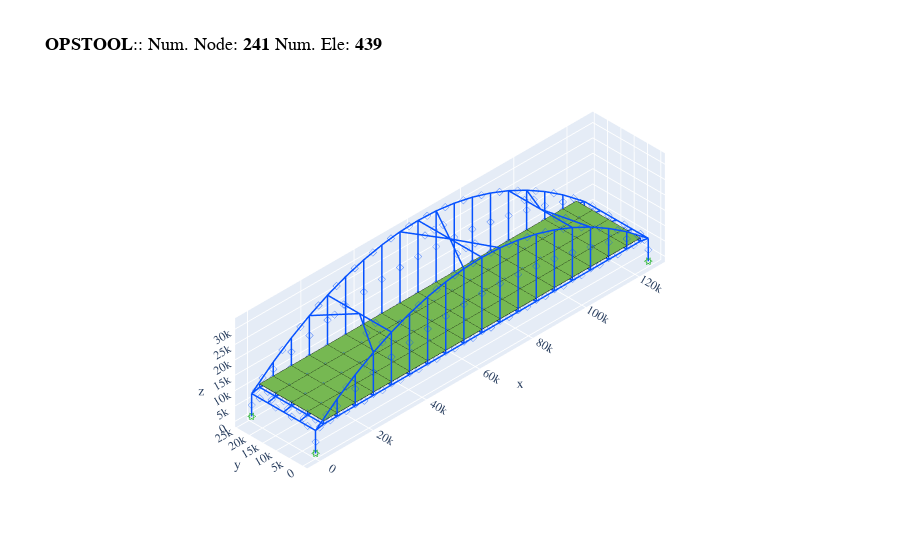

Notebook code cell kept with this figure:
### Code cell
fig = opsvis.plot_model()
fig.show()
# fig.show(renderer="jupyterlab")
# fig.show(renderer="notebook")
# fig.show(renderer="browser")
# fig.show()  # for auto
# fig.write_html("**.html")

### Figure 1 — Plotly figure (JSON) as saved in the notebook; plotly's stock layout.template omitted (floating-point values rounded to 4 significant figures; data arrays with more than 128 entries replaced by an {"elided": "..."} marker saying what was removed)
{"data": [{"color": "#76b852", "hoverinfo": "skip", "i": {"elided": "144 int values"}, "j": {"elided": "144 int values"}, "k": {"elided": "144 int values"}, "name": "ShellMITC4", "opacity": 1, "type": "mesh3d", "x": {"elided": "288 int values"}, "y": {"elided": "288 int values"}, "z": {"elided": "288 int values"}}, {"connectgaps": false, "hoverinfo": "skip", "line": {"color": "black", "width": 1}, "mode": "lines", "name": "Edge", "type": "scatter3d", "x": {"elided": "432 int values"}, "y": {"elided": "432 int values"}, "z": {"elided": "432 int values"}}, {"connectgaps": false, "hoverinfo": "skip", "line": {"color": "#0652ff", "width": 3}, "mode": "lines", "name": "ElasticBeam3d", "type": "scatter3d", "x": {"elided": "1101 int values"}, "y": {"elided": "1101 int values"}, "z": {"elided": "1101 int values"}}, {"customdata": {"elided": "367 str values"}, "hovertemplate": "%{customdata}", "marker": {"color": "#0652ff", "size": 2, "symbol": "diamond-open"}, "mode": "markers", "name": "ElasticBeam3d", "type": "scatter3d", "x": {"elided": "367 int values"}, "y": {"elided": "367 int values"}, "z": {"elided": "367 float values"}}, {"customdata": ["eleTag: 368<br>connectedNodes:<br> [104 109 108 103]", "eleTag: 369<br>connectedNodes:<br> [103 108 107 102]", "eleTag: 370<br>connectedNodes:<br> [102 107 106 101]", "eleTag: 371<br>connectedNodes:<br> [101 106 105 100]", "eleTag: 372<br>connectedNodes:<br> [109 114 113 108]", "eleTag: 373<br>connectedNodes:<br> [108 113 112 107]", "eleTag: 374<br>connectedNodes:<br> [107 112 111 106]", "eleTag: 375<br>connectedNodes:<br> [106 111 110 105]", "eleTag: 376<br>connectedNodes:<br> [114 119 118 113]", "eleTag: 377<br>connectedNodes:<br> [113 118 117 112]", "eleTag: 378<br>connectedNodes:<br> [112 117 116 111]", "eleTag: 379<br>connectedNodes:<br> [111 116 115 110]", "eleTag: 380<br>connectedNodes:<br> [119 124 123 118]", "eleTag: 381<br>connectedNodes:<br> [118 123 122 117]", "eleTag: 382<br>connectedNodes:<br> [117 122 121 116]", "eleTag: 383<br>connectedNodes:<br> [116 121 120 115]", "eleTag: 384<br>connectedNodes:<br> [124 129 128 123]", "eleTag: 385<br>connectedNodes:<br> [123 128 127 122]", "eleTag: 386<br>connectedNodes:<br> [122 127 126 121]", "eleTag: 387<br>connectedNodes:<br> [121 126 125 120]", "eleTag: 388<br>connectedNodes:<br> [129 134 133 128]", "eleTag: 389<br>connectedNodes:<br> [128 133 132 127]", "eleTag: 390<br>connectedNodes:<br> [127 132 131 126]", "eleTag: 391<br>connectedNodes:<br> [126 131 130 125]", "eleTag: 392<br>connectedNodes:<br> [134 139 138 133]", "eleTag: 393<br>connectedNodes:<br> [133 138 137 132]", "eleTag: 394<br>connectedNodes:<br> [132 137 136 131]", "eleTag: 395<br>connectedNodes:<br> [131 136 135 130]", "eleTag: 396<br>connectedNodes:<br> [139 144 143 138]", "eleTag: 397<br>connectedNodes:<br> [138 143 142 137]", "eleTag: 398<br>connectedNodes:<br> [137 142 141 136]", "eleTag: 399<br>connectedNodes:<br> [136 141 140 135]", "eleTag: 400<br>connectedNodes:<br> [144 149 148 143]", "eleTag: 401<br>connectedNodes:<br> [143 148 147 142]", "eleTag: 402<br>connectedNodes:<br> [142 147 146 141]", "eleTag: 403<br>connectedNodes:<br> [141 146 145 140]", "eleTag: 404<br>connectedNodes:<br> [149 154 153 148]", "eleTag: 405<br>connectedNodes:<br> [148 153 152 147]", "eleTag: 406<br>connectedNodes:<br> [147 152 151 146]", "eleTag: 407<br>connectedNodes:<br> [146 151 150 145]", "eleTag: 408<br>connectedNodes:<br> [154 159 158 153]", "eleTag: 409<br>connectedNodes:<br> [153 158 157 152]", "eleTag: 410<br>connectedNodes:<br> [152 157 156 151]", "eleTag: 411<br>connectedNodes:<br> [151 156 155 150]", "eleTag: 412<br>connectedNodes:<br> [159 164 163 158]", "eleTag: 413<br>connectedNodes:<br> [158 163 162 157]", "eleTag: 414<br>connectedNodes:<br> [157 162 161 156]", "eleTag: 415<br>connectedNodes:<br> [156 161 160 155]", "eleTag: 416<br>connectedNodes:<br> [164 169 168 163]", "eleTag: 417<br>connectedNodes:<br> [163 168 167 162]", "eleTag: 418<br>connectedNodes:<br> [162 167 166 161]", "eleTag: 419<br>connectedNodes:<br> [161 166 165 160]", "eleTag: 420<br>connectedNodes:<br> [169 174 173 168]", "eleTag: 421<br>connectedNodes:<br> [168 173 172 167]", "eleTag: 422<br>connectedNodes:<br> [167 172 171 166]", "eleTag: 423<br>connectedNodes:<br> [166 171 170 165]", "eleTag: 424<br>connectedNodes:<br> [174 179 178 173]", "eleTag: 425<br>connectedNodes:<br> [173 178 177 172]", "eleTag: 426<br>connectedNodes:<br> [172 177 176 171]", "eleTag: 427<br>connectedNodes:<br> [171 176 175 170]", "eleTag: 428<br>connectedNodes:<br> [179 184 183 178]", "eleTag: 429<br>connectedNodes:<br> [178 183 182 177]", "eleTag: 430<br>connectedNodes:<br> [177 182 181 176]", "eleTag: 431<br>connectedNodes:<br> [176 181 180 175]", "eleTag: 432<br>connectedNodes:<br> [184 189 188 183]", "eleTag: 433<br>connectedNodes:<br> [183 188 187 182]", "eleTag: 434<br>connectedNodes:<br> [182 187 186 181]", "eleTag: 435<br>connectedNodes:<br> [181 186 185 180]", "eleTag: 436<br>connectedNodes:<br> [189 190 191 188]", "eleTag: 437<br>connectedNodes:<br> [188 191 192 187]", "eleTag: 438<br>connectedNodes:<br> [187 192 193 186]", "eleTag: 439<br>connectedNodes:<br> [186 193 194 185]"], "hovertemplate": "%{customdata}", "marker": {"color": "#76b852", "size": 2, "symbol": "diamond-open"}, "mode": "markers", "name": "ShellMITC4", "type": "scatter3d", "x": [5550, 5550, 5550, 5550, 11500, 11500, 11500, 11500, 18300, 18300, 18300, 18300, 25100, 25100, 25100, 25100, 31900, 31900, 31900, 31900, 38700, 38700, 38700, 38700, 45500, 45500, 45500, 45500, 52300, 52300, 52300, 52300, 59100, 59100, 59100, 59100, 65900, 65900, 65900, 65900, 72700, 72700, 72700, 72700, 79500, 79500, 79500, 79500, 86300, 86300, 86300, 86300, 93100, 93100, 93100, 93100, 99900, 99900, 99900, 99900, 106700, 106700, 106700, 106700, 113500, 113500, 113500, 113500, 119450, 119450, 119450, 119450], "y": [21000, 15000, 9000, 3000, 21000, 15000, 9000, 3000, 21000, 15000, 9000, 3000, 21000, 15000, 9000, 3000, 21000, 15000, 9000, 3000, 21000, 15000, 9000, 3000, 21000, 15000, 9000, 3000, 21000, 15000, 9000, 3000, 21000, 15000, 9000, 3000, 21000, 15000, 9000, 3000, 21000, 15000, 9000, 3000, 21000, 15000, 9000, 3000, 21000, 15000, 9000, 3000, 21000, 15000, 9000, 3000, 21000, 15000, 9000, 3000, 21000, 15000, 9000, 3000, 21000, 15000, 9000, 3000, 21000, 15000, 9000, 3000], "z": [9050, 9050, 9050, 9050, 9050, 9050, 9050, 9050, 9050, 9050, 9050, 9050, 9050, 9050, 9050, 9050, 9050, 9050, 9050, 9050, 9050, 9050, 9050, 9050, 9050, 9050, 9050, 9050, 9050, 9050, 9050, 9050, 9050, 9050, 9050, 9050, 9050, 9050, 9050, 9050, 9050, 9050, 9050, 9050, 9050, 9050, 9050, 9050, 9050, 9050, 9050, 9050, 9050, 9050, 9050, 9050, 9050, 9050, 9050, 9050, 9050, 9050, 9050, 9050, 9050, 9050, 9050, 9050, 9050, 9050, 9050, 9050]}, {"customdata": {"elided": "241 str values"}, "hovertemplate": "x: %{x}<br>y: %{y}<br>z: %{z} <br>nodeTag: %{customdata}", "marker": {"color": "#580f41", "size": 1e-05, "symbol": "circle"}, "mode": "markers", "name": "Nodes", "type": "scatter3d", "x": {"elided": "241 int values"}, "y": {"elided": "241 int values"}, "z": {"elided": "241 int values"}}, {"connectgaps": false, "hoverinfo": "skip", "line": {"color": "#15b01a", "width": 1}, "mode": "lines", "name": "BC", "type": "scatter3d", "x": [0, 0, 0, 0, 0, null, -745, 745, 745, -745, -745, null, -745, 745, 745, -745, -745, null, 125000, 125000, 125000, 125000, 125000, null, 124255, 125745, 125745, 124255, 124255, null, 124255, 125745, 125745, 124255, 124255, null, 0, 0, 0, 0, 0, null, -745, 745, 745, -745, -745, null, -745, 745, 745, -745, -745, null, 125000, 125000, 125000, 125000, 125000, null, 124255, 125745, 125745, 124255, 124255, null, 124255, 125745, 125745, 124255, 124255, null], "y": [-745, 745, 745, -745, -745, null, 0, 0, 0, 0, 0, null, -745, -745, 745, 745, -745, null, -745, 745, 745, -745, -745, null, 0, 0, 0, 0, 0, null, -745, -745, 745, 745, -745, null, 23255, 24745, 24745, 23255, 23255, null, 24000, 24000, 24000, 24000, 24000, null, 23255, 23255, 24745, 24745, 23255, null, 23255, 24745, 24745, 23255, 23255, null, 24000, 24000, 24000, 24000, 24000, null, 23255, 23255, 24745, 24745, 23255, null], "z": [-745, -745, 745, 745, -745, null, -745, -745, 745, 745, -745, null, 0, 0, 0, 0, 0, null, -745, -745, 745, 745, -745, null, -745, -745, 745, 745, -745, null, 0, 0, 0, 0, 0, null, -745, -745, 745, 745, -745, null, -745, -745, 745, 745, -745, null, 0, 0, 0, 0, 0, null, -745, -745, 745, 745, -745, null, -745, -745, 745, 745, -745, null, 0, 0, 0, 0, 0, null]}], "layout": {"autosize": true, "font": {"family": "Arial, sans-serif"}, "scene": {"aspectmode": "data", "aspectratio": {"x": 1, "y": 1, "z": 1}, "camera": {"eye": {"x": -3.5, "y": -3.5, "z": 3.5}, "projection": {"type": "orthographic"}}, "xaxis": {"showgrid": true, "visible": true, "zeroline": true}, "yaxis": {"showgrid": true, "visible": true, "zeroline": true}, "zaxis": {"showgrid": true, "visible": true, "zeroline": true}}, "showlegend": false, "title": {"font": {"color": "black", "family": "courier", "size": 18}, "text": "<b>OPSTOOL</b>:: Num. Node: <b>241</b> Num. Ele: <b>439</b>"}}}
